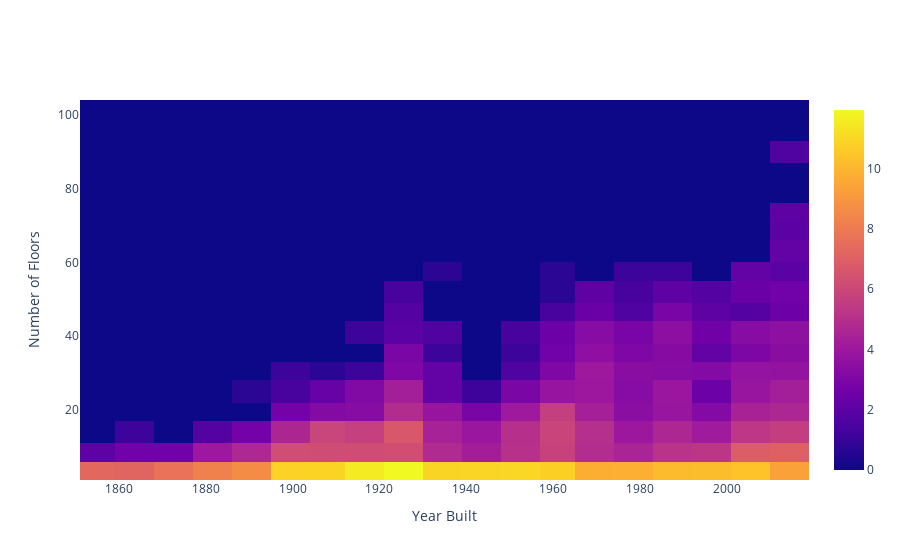

Notebook code for this chart:
### Code cell
floorbins = pd.cut(ny['numfloors'], np.linspace(1, ny['numfloors'].max(), 20), precision = 0)
yearbins = pd.cut(ny['yearbuilt'], np.linspace(ny['yearbuilt'].min(), ny['yearbuilt'].max(), 20), precision = 0)

xlabels = np.floor(np.linspace(ny['yearbuilt'].min(), ny['yearbuilt'].max(), 20))
ylabels = np.floor(np.linspace(1, ny['numfloors'].max(), 20))

# The graph tracks the logarithmic count of buildings by floor number group and year group.

trace = go.Heatmap(
    z = ny.groupby([floorbins, yearbins])['bbl'].agg(lambda x: np.log(x.count())).unstack().fillna(0).values,
    x = xlabels, y = ylabels
)

layout = go.Layout(
    xaxis = dict(title = 'Year Built'),
    yaxis = dict(title = 'Number of Floors')
)

fig = go.FigureWidget(data = [trace], layout = layout)

fig.show()

print(ylabels)

### Figure 1 — Plotly figure (JSON) as saved in the notebook; plotly's stock layout.template omitted (floating-point values rounded to 4 significant figures; data arrays with more than 128 entries replaced by an {"elided": "..."} marker saying what was removed)
{"data": [{"type": "heatmap", "uid": "32a4ad17-1f73-48e0-a11b-4ee68a758588", "x": [1851, 1859, 1868, 1877, 1886, 1895, 1904, 1912, 1921, 1930, 1939, 1948, 1957, 1965, 1974, 1983, 1992, 2001, 2010, 2019], "y": [1, 6, 11, 17, 22, 28, 33, 38, 44, 49, 55, 60, 66, 71, 76, 82, 87, 93, 98, 104], "z": {"elided": "19x19 float values"}}], "layout": {"xaxis": {"title": {"text": "Year Built"}}, "yaxis": {"title": {"text": "Number of Floors"}}}}
